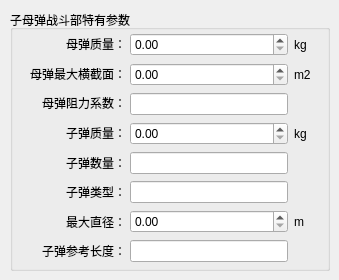
   <widget class="QWidget" name="page_5">
    <widget class="QGroupBox" name="gb_cj_params_2">
     <property name="geometry">
      <rect>
       <x>10</x>
       <y>10</y>
       <width>320</width>
       <height>261</height>
      </rect>
     </property>
     <property name="title">
      <string>子母弹战斗部特有参数</string>
     </property>
     <widget class="QWidget" name="layoutWidget">
      <property name="geometry">
       <rect>
        <x>15</x>
        <y>22</y>
        <width>101</width>
        <height>231</height>
       </rect>
      </property>
      <layout class="QGridLayout" name="gridLayout_9">
       <item row="0" column="0">
        <widget class="QLabel" name="lbl_zm_5">
         <property name="minimumSize">
          <size>
           <width>60</width>
           <height>0</height>
          </size>
         </property>
         <property name="maximumSize">
          <size>
           <width>200</width>
           <height>16777215</height>
          </size>
         </property>
         <property name="text">
          <string>母弹质量：</string>
         </property>
         <property name="alignment">
          <set>Qt::AlignRight|Qt::AlignTrailing|Qt::AlignVCenter</set>
         </property>
         <property name="wordWrap">
          <bool>true</bool>
         </property>
        </widget>
       </item>
       <item row="1" column="0">
        <widget class="QLabel" name="lbl_zm_4">
         <property name="minimumSize">
          <size>
           <width>0</width>
           <height>0</height>
          </size>
         </property>
         <property name="maximumSize">
          <size>
           <width>200</width>
           <height>16777215</height>
          </size>
         </property>
         <property name="text">
          <string>母弹最大横截面：</string>
         </property>
         <property name="alignment">
          <set>Qt::AlignRight|Qt::AlignTrailing|Qt::AlignVCenter</set>
         </property>
         <property name="wordWrap">
          <bool>true</bool>
         </property>
        </widget>
       </item>
       <item row="2" column="0">
        <widget class="QLabel" name="lbl_zm_15">
         <property name="minimumSize">
          <size>
           <width>60</width>
           <height>0</height>
          </size>
         </property>
         <property name="maximumSize">
          <size>
           <width>200</width>
           <height>16777215</height>
          </size>
         </property>
         <property name="text">
          <string>母弹阻力系数：</string>
         </property>
         <property name="alignment">
          <set>Qt::AlignRight|Qt::AlignTrailing|Qt::AlignVCenter</set>
         </property>
         <property name="wordWrap">
          <bool>true</bool>
         </property>
        </widget>
       </item>
       <item row="3" column="0">
        <widget class="QLabel" name="lbl_zm_16">
         <property name="minimumSize">
          <size>
           <width>60</width>
           <height>0</height>
          </size>
         </property>
         <property name="maximumSize">
          <size>
           <width>200</width>
           <height>16777215</height>
          </size>
         </property>
         <property name="text">
          <string>子弹质量：</string>
         </property>
         <property name="alignment">
          <set>Qt::AlignRight|Qt::AlignTrailing|Qt::AlignVCenter</set>
         </property>
         <property name="wordWrap">
          <bool>true</bool>
         </property>
        </widget>
       </item>
       <item row="4" column="0">
        <widget class="QLabel" name="lbl_zm_13">
         <property name="minimumSize">
          <size>
           <width>60</width>
           <height>0</height>
          </size>
         </property>
         <property name="maximumSize">
          <size>
           <width>200</width>
           <height>16777215</height>
          </size>
         </property>
         <property name="text">
          <string>子弹数量：</string>
         </property>
         <property name="alignment">
          <set>Qt::AlignRight|Qt::AlignTrailing|Qt::AlignVCenter</set>
         </property>
         <property name="wordWrap">
          <bool>true</bool>
         </property>
        </widget>
       </item>
       <item row="5" column="0">
        <widget class="QLabel" name="lbl_zm_14">
         <property name="minimumSize">
          <size>
           <width>60</width>
           <height>0</height>
          </size>
         </property>
         <property name="maximumSize">
          <size>
           <width>200</width>
           <height>16777215</height>
          </size>
         </property>
         <property name="text">
          <string>子弹类型：</string>
         </property>
         <property name="alignment">
          <set>Qt::AlignRight|Qt::AlignTrailing|Qt::AlignVCenter</set>
         </property>
         <property name="wordWrap">
          <bool>true</bool>
         </property>
        </widget>
       </item>
       <item row="6" column="0">
        <widget class="QLabel" name="lbl_zm_17">
         <property name="minimumSize">
          <size>
           <width>60</width>
           <height>0</height>
          </size>
         </property>
         <property name="maximumSize">
          <size>
           <width>200</width>
           <height>16777215</height>
          </size>
         </property>
         <property name="text">
          <string>最大直径：</string>
         </property>
         <property name="alignment">
          <set>Qt::AlignRight|Qt::AlignTrailing|Qt::AlignVCenter</set>
         </property>
         <property name="wordWrap">
          <bool>true</bool>
         </property>
        </widget>
       </item>
       <item row="7" column="0">
        <widget class="QLabel" name="lbl_zm_18">
         <property name="minimumSize">
          <size>
           <width>60</width>
           <height>0</height>
          </size>
         </property>
         <property name="maximumSize">
          <size>
           <width>200</width>
           <height>16777215</height>
          </size>
         </property>
         <property name="text">
          <string>子弹参考长度：</string>
         </property>
         <property name="alignment">
          <set>Qt::AlignRight|Qt::AlignTrailing|Qt::AlignVCenter</set>
         </property>
         <property name="wordWrap">
          <bool>true</bool>
         </property>
        </widget>
       </item>
      </layout>
     </widget>
     <widget class="QWidget" name="layoutWidget">
      <property name="geometry">
       <rect>
        <x>120</x>
        <y>22</y>
        <width>181</width>
        <height>231</height>
       </rect>
      </property>
      <layout class="QGridLayout" name="gridLayout_10">
       <item row="0" column="1">
        <widget class="QLabel" name="label_24">
         <property name="minimumSize">
          <size>
           <width>10</width>
           <height>23</height>
          </size>
         </property>
         <property name="maximumSize">
          <size>
           <width>31</width>
           <height>23</height>
          </size>
         </property>
         <property name="styleSheet">
          <string notr="true"/>
         </property>
         <property name="text">
          <string>kg</string>
         </property>
         <property name="alignment">
          <set>Qt::AlignLeading|Qt::AlignLeft|Qt::AlignVCenter</set>
         </property>
        </widget>
       </item>
       <item row="1" column="1">
        <widget class="QLabel" name="label_28">
         <property name="minimumSize">
          <size>
           <width>10</width>
           <height>23</height>
          </size>
         </property>
         <property name="maximumSize">
          <size>
           <width>31</width>
           <height>23</height>
          </size>
         </property>
         <property name="styleSheet">
          <string notr="true"/>
         </property>
         <property name="text">
          <string>m2</string>
         </property>
         <property name="alignment">
          <set>Qt::AlignLeading|Qt::AlignLeft|Qt::AlignVCenter</set>
         </property>
        </widget>
       </item>
       <item row="2" column="0">
        <widget class="QLineEdit" name="ed_zm_15">
         <property name="maximumSize">
          <size>
           <width>200</width>
           <height>16777215</height>
          </size>
         </property>
        </widget>
       </item>
       <item row="3" column="1">
        <widget class="QLabel" name="label_29">
         <property name="minimumSize">
          <size>
           <width>10</width>
           <height>23</height>
          </size>
         </property>
         <property name="maximumSize">
          <size>
           <width>31</width>
           <height>23</height>
          </size>
         </property>
         <property name="styleSheet">
          <string notr="true"/>
         </property>
         <property name="text">
          <string>kg</string>
         </property>
         <property name="alignment">
          <set>Qt::AlignLeading|Qt::AlignLeft|Qt::AlignVCenter</set>
         </property>
        </widget>
       </item>
       <item row="4" column="0">
        <widget class="QLineEdit" name="ed_zm_13">
         <property name="maximumSize">
          <size>
           <width>200</width>
           <height>16777215</height>
          </size>
         </property>
        </widget>
       </item>
       <item row="5" column="0">
        <widget class="QLineEdit" name="ed_zm_14">
         <property name="maximumSize">
          <size>
           <width>200</width>
           <height>16777215</height>
          </size>
         </property>
         <property name="placeholderText">
          <string/>
         </property>
        </widget>
       </item>
       <item row="6" column="1">
        <widget class="QLabel" name="label_32">
         <property name="minimumSize">
          <size>
           <width>10</width>
           <height>23</height>
          </size>
         </property>
         <property name="maximumSize">
          <size>
           <width>31</width>
           <height>23</height>
          </size>
         </property>
         <property name="styleSheet">
          <string notr="true"/>
         </property>
         <property name="text">
          <string>m</string>
         </property>
         <property name="alignment">
          <set>Qt::AlignLeading|Qt::AlignLeft|Qt::AlignVCenter</set>
         </property>
        </widget>
       </item>
       <item row="7" column="0">
        <widget class="QLineEdit" name="ed_zm_18">
         <property name="maximumSize">
          <size>
           <width>200</width>
           <height>16777215</height>
          </size>
         </property>
        </widget>
       </item>
       <item row="0" column="0">
        <widget class="QDoubleSpinBox" name="ed_zm_5">
         <property name="maximum">
          <double>20000.000000000000000</double>
         </property>
         <property name="value">
          <double>0.000000000000000</double>
         </property>
        </widget>
       </item>
       <item row="1" column="0">
        <widget class="QDoubleSpinBox" name="ed_zm_4">
         <property name="maximum">
          <double>20000.000000000000000</double>
         </property>
         <property name="value">
          <double>0.000000000000000</double>
         </property>
        </widget>
       </item>
       <item row="3" column="0">
        <widget class="QDoubleSpinBox" name="ed_zm_16">
         <property name="maximum">
          <double>20000.000000000000000</double>
         </property>
         <property name="value">
          <double>0.000000000000000</double>
         </property>
        </widget>
       </item>
       <item row="6" column="0">
        <widget class="QDoubleSpinBox" name="ed_zm_17">
         <property name="maximum">
          <double>20000.000000000000000</double>
         </property>
         <property name="value">
          <double>0.000000000000000</double>
         </property>
        </widget>
       </item>
      </layout>
     </widget>
    </widget>
   </widget>
